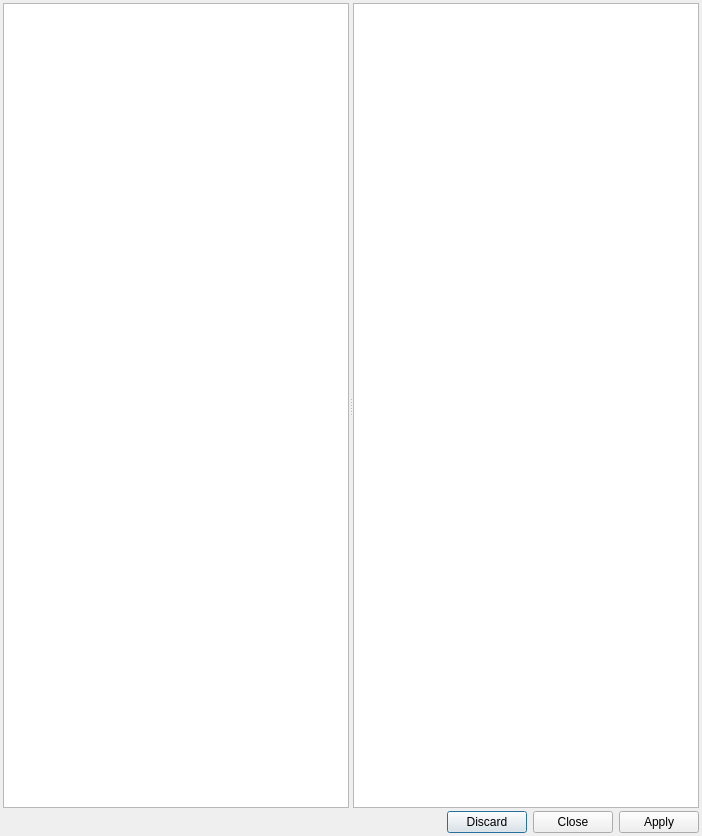
<?xml version="1.0" encoding="UTF-8"?>
<ui version="4.0">
 <class>DlgPairRegiserPage</class>
 <widget class="QDialog" name="DlgPairRegiserPage">
  <property name="geometry">
   <rect>
    <x>0</x>
    <y>0</y>
    <width>702</width>
    <height>836</height>
   </rect>
  </property>
  <property name="windowTitle">
   <string>Pair Page With Registers</string>
  </property>
  <layout class="QVBoxLayout" name="verticalLayout">
   <property name="spacing">
    <number>3</number>
   </property>
   <property name="leftMargin">
    <number>3</number>
   </property>
   <property name="topMargin">
    <number>3</number>
   </property>
   <property name="rightMargin">
    <number>3</number>
   </property>
   <property name="bottomMargin">
    <number>3</number>
   </property>
   <item>
    <widget class="QSplitter" name="splitter">
     <property name="orientation">
      <enum>Qt::Horizontal</enum>
     </property>
     <widget class="QTableView" name="tblPage">
      <property name="styleSheet">
       <string notr="true">QHeaderView::section {    
	background-color: rgb(227, 227, 227);

    padding-left: 4px;
    border: 1px solid lightgrey;
	
	font: 10pt &quot;MS Shell Dlg 2&quot;;
}</string>
      </property>
     </widget>
     <widget class="QTableView" name="tblRegister">
      <property name="styleSheet">
       <string notr="true">QHeaderView::section {    
	background-color: rgb(227, 227, 227);

    padding-left: 4px;
    border: 1px solid lightgrey;
	
	font: 10pt &quot;MS Shell Dlg 2&quot;;
}</string>
      </property>
      <property name="selectionMode">
       <enum>QAbstractItemView::NoSelection</enum>
      </property>
      <property name="selectionBehavior">
       <enum>QAbstractItemView::SelectRows</enum>
      </property>
     </widget>
    </widget>
   </item>
   <item>
    <widget class="QDialogButtonBox" name="buttonBox">
     <property name="styleSheet">
      <string notr="true">* { button-layout: 2 }</string>
     </property>
     <property name="orientation">
      <enum>Qt::Horizontal</enum>
     </property>
     <property name="standardButtons">
      <set>QDialogButtonBox::Apply|QDialogButtonBox::Close|QDialogButtonBox::Discard</set>
     </property>
     <property name="centerButtons">
      <bool>false</bool>
     </property>
    </widget>
   </item>
  </layout>
 </widget>
 <resources/>
 <connections/>
</ui>
